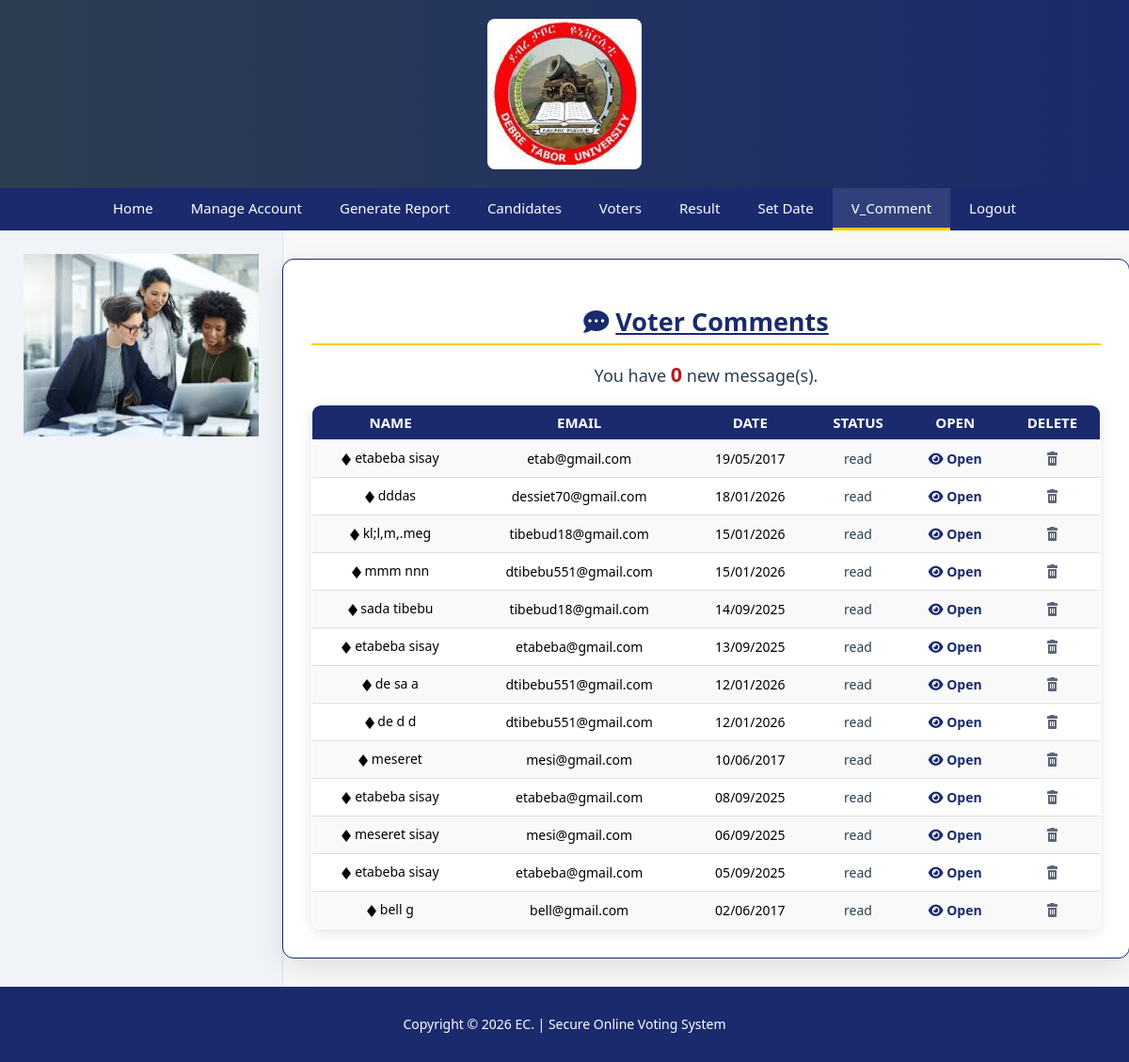
Screenshot of /v_comment.php (signed in) with the database file from the repository.
### tables this page shows
CREATE TABLE `comment` (
  `c_id` int(22) NOT NULL,
  `u_id` varchar(200) NOT NULL,
  `name` varchar(60) NOT NULL,
  `email` varchar(20) NOT NULL,
  `content` varchar(500) NOT NULL,
  `date` varchar(20) NOT NULL,
  `status` varchar(10) NOT NULL
);

### v_comment.php (the view, shortened to what this page needs)
<?php
include("connection.php");
    ?>
    <?php
$stmt = $conn->prepare("SELECT COUNT(*) as count FROM comment WHERE status = 'unread'");
$stmt->execute();
$result = $stmt->get_result();
$countav = $result->fetch_assoc()['count'];
?>
<!DOCTYPE html>
<html lang="en">
<head>
    <link rel="stylesheet" href="main.css" type="text/css" media="screen"/>
    <link href="menu.css" rel="stylesheet" type="text/css" media="screen"/>
    <link rel="stylesheet" href="https://cdnjs.cloudflare.com/ajax/libs/font-awesome/6.4.0/css/all.min.css">
</head>
<body>
    <div class="container">
        <div class="header">
            <a href="system_admin.php"><img src="img/logo.jpg" alt="Election Logo"></a>
        </div>
        <nav>
            <ul>
                <li><a href="system_admin.php">Home</a></li>
                <li><a href="manage_account.php">Manage Account</a></li>
                <li><a href="a_generate.php">Generate Report</a></li>
                <li><a href="a_candidate.php">Candidates</a></li>
                <li><a href="voters.php">Voters</a></li>
                <li><a href="adminv_result.php">Result</a></li>
                <li><a href="setDate.php">Set Date</a></li>
                <li><a class="active" href="v_comment.php">V_Comment</a></li>
                <li><a href="logout.php">Logout</a></li>
            </ul>
        </nav>
        <div class="content-wrapper">
            <div class="sidebar">
                <img src="deve/a.JPG" alt="Admin Sidebar Image">
            </div>
            <div class="main-content">
                <div class="comment-section">
                    <h2><i class="fas fa-comment-dots"></i> <u>Voter Comments</u></h2>
                    <p class="message-count">You have <span><?php echo $countav; ?></span> new message(s).</p>
                    <?php
                    $stmt = $conn->prepare("SELECT c_id, name, email, date, status FROM comment ORDER BY date DESC");
                    $stmt->execute();
                    $result = $stmt->get_result();
                    $count = $result->num_rows;
                    ?>
                    <table class="comment-table">
                        <tr>
                            <th>Name</th>
                            <th>Email</th>
                            <th>Date</th>
                            <th>Status</th>
                            <th>Open</th>
                            <th>Delete</th>
                        </tr>
                        <?php if ($count == 0) { ?>
                            <tr><td colspan="6" style="color: red; text-align: center; padding: 20px;">No comments found!</td></tr>
                        <?php } else {
                            while ($row = $result->fetch_assoc()) {
                                $ctrl = htmlspecialchars($row['c_id']);
                                $name = htmlspecialchars($row['name']);
                                $email = htmlspecialchars($row['email']);
                                $date = htmlspecialchars($row['date']);
                                $status = htmlspecialchars($row['status']);
                                ?>
                                <tr>
                                    <td><img src="img/bul.jpg" width="10px" alt="Bullet">&nbsp;<?php echo $name; ?></td>
                                    <td><?php echo $email; ?></td>
                                    <td><?php echo $date; ?></td>
                                    <td class="<?php echo $status == 'unread' ? 'status-unread' : 'status-read'; ?>">
                                        <?php echo $status; ?>
                                    </td>
                                    <td><a href="open_com.php?key=<?php echo $ctrl; ?>"><i class="fas fa-eye" title="Open Comment"></i> Open</a></td>
                                    <td><a href="delete_com.php?key=<?php echo $ctrl; ?>" onclick="return confirmDelete();">
                                        <img width="15px" height="15px" src="img/actions-delete.png" alt="Delete" title="Delete Comment">
                                    </a></td>
                                </tr>
                                <?php
                            }
                        }
                        ?>
                    </table>
                </div>
            </div>
        </div>
        <footer>
            <p>Copyright &copy; <?php echo date("Y"); ?> EC. | Secure Online Voting System</p>
        </footer>
    </div>
</body>
</html>

### main.css (style rules this page uses)
body { margin: 0; padding: 0; background:white ; position:relative; font-family:Verdana, Arial, Helvetica, sans-serif; font-size:15px; line-height:12px; text-align:justify; padding-left:0px; margin-top:auto; }

### v_comment.php (style rules this page uses)
body { background: linear-gradient(135deg, #1a2a6c, #b21f1f, #1a2a6c); min-height: 100vh; display: flex; flex-direction: column; margin: 0; padding: 0; font-family: 'Segoe UI', Tahoma, Geneva, Verdana, sans-serif; }
.container { width: 100%; max-width: none; background: rgba(255, 255, 255, 0.95); border-radius: 0; box-shadow: none; overflow: hidden; flex-grow: 1; display: flex; flex-direction: column; }
.header { background: linear-gradient(to right, #2c3e50, #1a2a6c); padding: 20px; text-align: center; }
.header img { height: 160px; border-radius: 8px; }
nav { background: #1a2a6c; padding: 0; }
nav ul { display: flex; list-style: none; justify-content: center; flex-wrap: wrap; padding: 0; margin: 0; }
nav ul li a { color: white; text-decoration: none; padding: 15px 20px; display: block; font-weight: 500; transition: all 0.3s; border-bottom: 3px solid transparent; }
nav ul li a:hover, nav ul li a.active { background: rgba(255, 255, 255, 0.1); border-bottom: 3px solid #ffcc00; }
.content-wrapper { display: flex; flex-grow: 1; min-height: 500px; }
.sidebar { width: 250px; flex-shrink: 0; background: #f0f4f8; padding: 25px; border-right: 1px solid #e0e6ed; }
.sidebar img { width: 100%; height: auto; max-height: 400px; object-fit: contain; }
.main-content { flex: 1; padding: 30px; display: flex; flex-direction: column; align-items: center; background-color: #f8f8f8; }
.comment-section { width: 100%; max-width: 900px; background: white; border-radius: 12px; box-shadow: 0 10px 30px rgba(0, 0, 0, 0.1); padding: 30px; border: 1px solid #1a2a6c; }
.comment-section h2 { text-align: center; margin-bottom: 25px; color: #1a2a6c; font-size: 1.8em; border-bottom: 2px solid #ffcc00; padding-bottom: 10px; }
.comment-section .message-count { text-align: center; margin-bottom: 25px; font-size: 18px; color: #2c3e50; }
.comment-section .message-count span { color: #b21f1f; font-weight: 700; font-size: 1.2em; }
.comment-table { width: 100%; border-collapse: collapse; border: 1px solid #ddd; border-radius: 10px; overflow: hidden; box-shadow: 0 4px 15px rgba(0, 0, 0, 0.1); }
.comment-table th, .comment-table td { padding: 12px; text-align: center; border-bottom: 1px solid #e0e0e0; }
.comment-table th { background-color: #1a2a6c; color: white; font-size: 15px; font-weight: 700; text-transform: uppercase; }
.comment-table tr:nth-child(even) { background-color: #f9f9f9; }
.comment-table td { font-size: 14px; }
.comment-table td.status-read { color: #2c3e50; }
.comment-table td a { color: #1a2a6c; text-decoration: none; font-weight: 600; transition: color 0.3s; }
.comment-table td img { vertical-align: middle; }
footer { background: #1a2a6c; color: white; text-align: center; padding: 20px; font-size: 14px; flex-shrink: 0; }

### rows the page displays
comment: name "etabeba sisay", email "etab@gmail.com", date "19/05/2017", status "read"
comment: name "dddas", email "dessiet70@gmail.com", date "18/01/2026", status "read"
comment: name "kl;l,m,.meg", email "tibebud18@gmail.com", date "15/01/2026", status "read"
comment: name "mmm nnn", email "dtibebu551@gmail.com", date "15/01/2026", status "read"
comment: name "sada tibebu", email "tibebud18@gmail.com", date "14/09/2025", status "read"
comment: name "etabeba sisay", email "etabeba@gmail.com", date "13/09/2025", status "read"
comment: name "de sa a", email "dtibebu551@gmail.com", date "12/01/2026", status "read"
comment: name "de d d", email "dtibebu551@gmail.com", date "12/01/2026", status "read"
comment: name "meseret", email "mesi@gmail.com", date "10/06/2017", status "read"
comment: name "etabeba sisay", email "etabeba@gmail.com", date "08/09/2025", status "read"
comment: name "meseret sisay", email "mesi@gmail.com", date "06/09/2025", status "read"
comment: name "etabeba sisay", email "etabeba@gmail.com", date "05/09/2025", status "read"
comment: name "bell g", email "bell@gmail.com", date "02/06/2017", status "read"

### other values shown
$countav "0"
